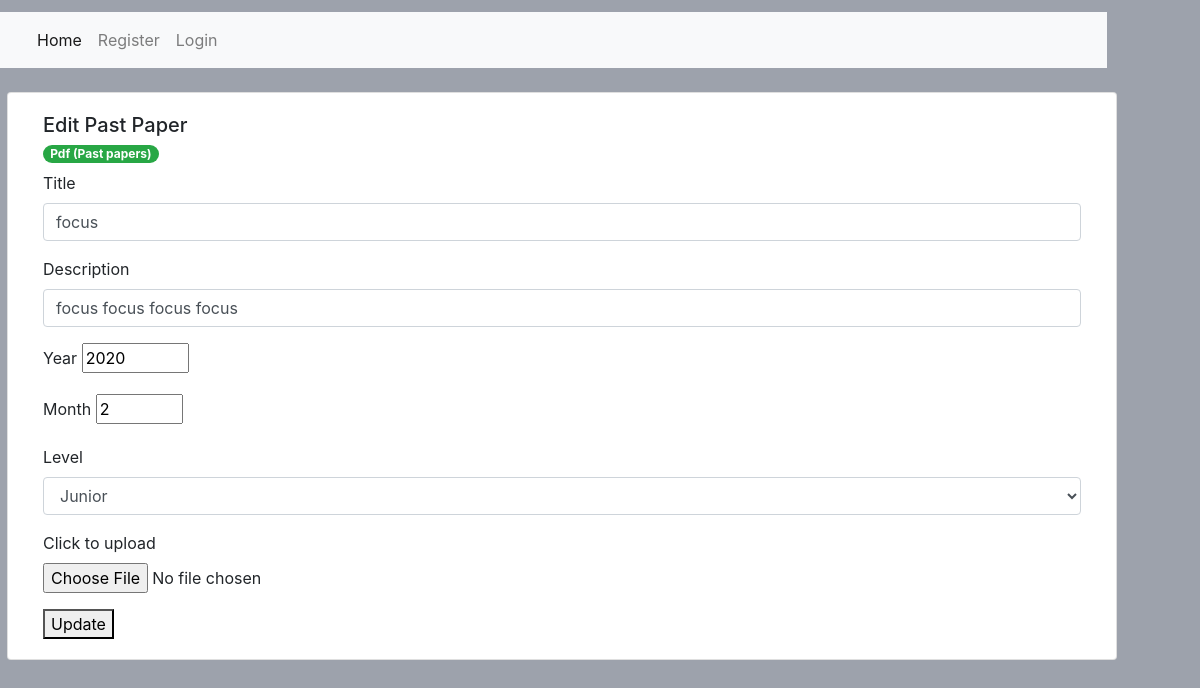
/utils/upload/edit_past_paper.php?id=8, run on an earlier commit of the app's database.
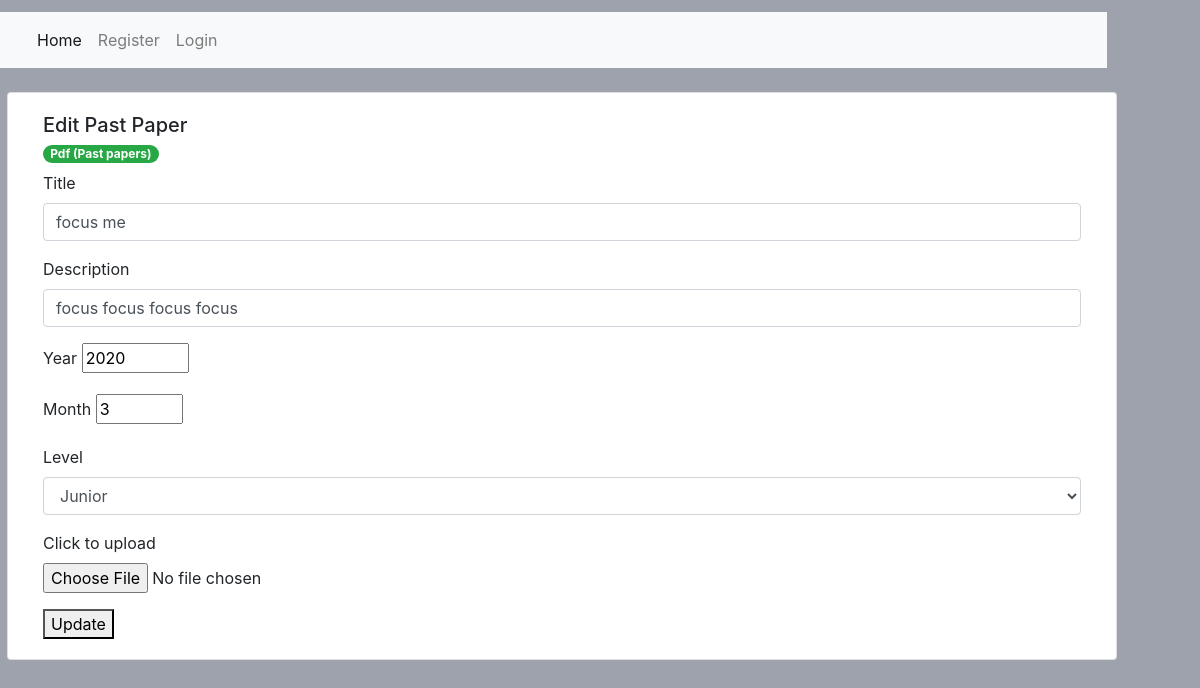
And on a later commit of the database.
### tables this page shows
CREATE TABLE `past_papers` (
  `id` int(11) NOT NULL,
  `title` varchar(100) NOT NULL,
  `year` int(11) NOT NULL,
  `subject` varchar(100) DEFAULT NULL,
  `created_by` varchar(100) NOT NULL,
  `updated_at` date DEFAULT NULL,
  `created_at` timestamp NOT NULL DEFAULT current_timestamp(),
  `mark_schema_id` int(11) DEFAULT NULL,
  `downloads` bigint(20) DEFAULT NULL,
  `month` int(11) DEFAULT NULL,
  `description` text NOT NULL,
  `link` varchar(1000) NOT NULL,
  `level` varchar(100) NOT NULL DEFAULT 'junior'
);

### utils/upload/api.php (called while the page is built, shortened)
<?php
function getPastPaper($id){
    $conn = DBCoonect();
       $sql = "SELECT * FROM past_papers WHERE `id` = '$id'";
    $results = mysqli_query($conn,$sql);
    return mysqli_fetch_assoc($results);
}
?>

### utils/upload/edit_past_paper.php (the view, shortened to what this page needs)
<?php
require_once('../../layout/admin/header.php');
require_once('api.php');
$id = $_GET['id'];
$data = getPastPaper($id);
$title = $data['title'];
$year = $data['year'];
$month = $data['month'];
$level = $data['level'];
$description = $data['description'];
?>
<button class='btn'></button>
<div class="card   col-md-12 justify-content-center" >
  <div class="card-body">
    <h5 class="card-title">Edit Past Paper</h5>
    <h6 class="card-subtitle mb-2 text-muted">
<span class="badge badge-pill badge-success">Pdf (Past papers)</span>
    </h6>
<form action="fileProcessor.php" method="post" enctype="multipart/form-data">
        <div class="form-group ">
    <label for="title">Title</label>
    <input type="title" class="form-control" value="<? echo $title ?>" name="title" aria-describedby="nameHelp" />
  </div>
        <div class="form-group ">
    <label for="description">Description</label>
    <input type="description" class="form-control" value="<? echo $description ?>" name="description" aria-describedby="nameHelp" />
  </div>
        <div class="form-group ">
    <label for="description">Year</label>
    <input type="number" name='year' min="1900" max="2099" step="1" value="<? echo $year ?>" />
  </div>
        <div class="form-group ">
    <label for="description">Month</label>
    <input type="number" name='month' min="0" max="12" step="1" value="<? echo $month ?>" />
  </div>
       <div class="form-group ">
    <label for="grade">Level</label>
        <select  class="form-control"  selected="<? echo $level ?>" name="level" aria-describedby="genderHelp" >
  <option <?  if($level == 'junior') echo 'selected'  ?>   value='junior'> Junior </option>
    </select>
  </div>
<div class="form-group">
  <label for="exampleFormControlFile1">Click to upload</label>
  <input type="file" name='file' class="form-control-file" id="exampleFormControlFile1">
</div>
<button>  Update </button>
</form>
  </div>
</div>
<?php
require_once('../../layout/admin/footer.php')
?>

What changed in the data, as far as the page shows it:
changed past_papers "focus focus focus focus": title "focus" → "focus me"; month "2" → "3"
